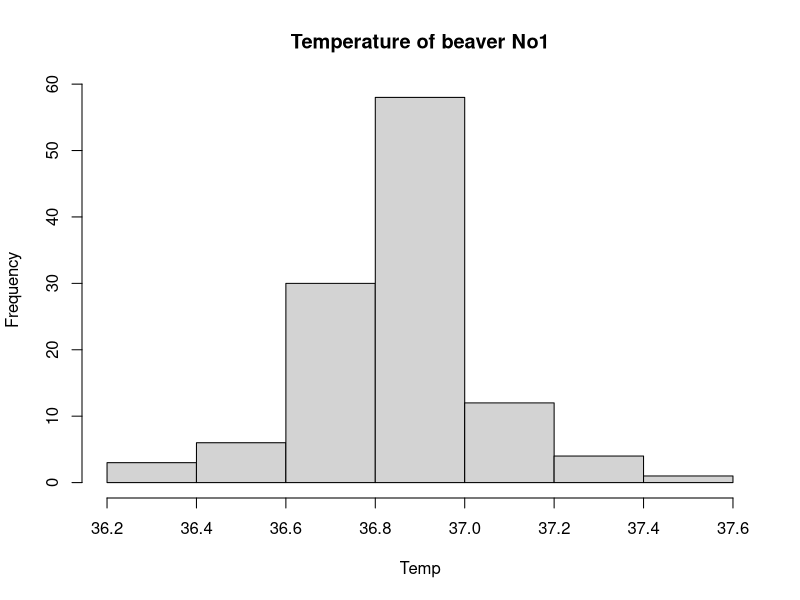
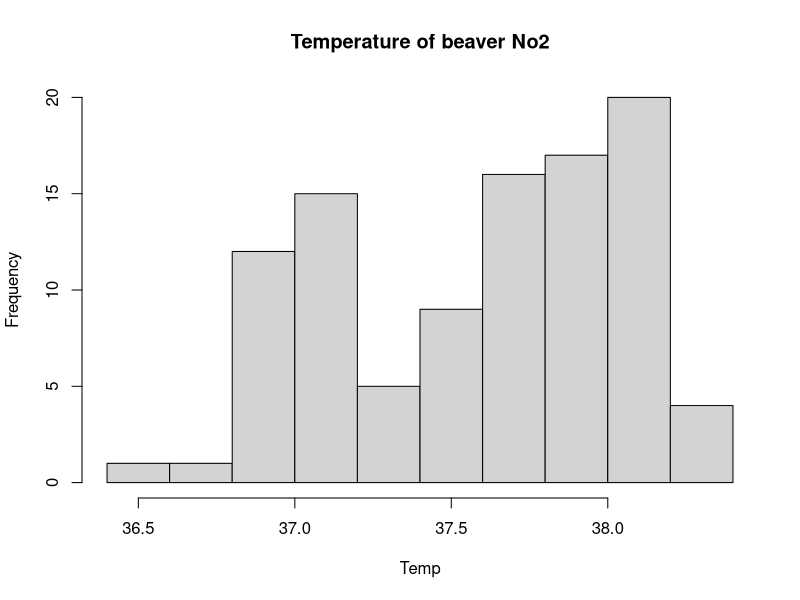
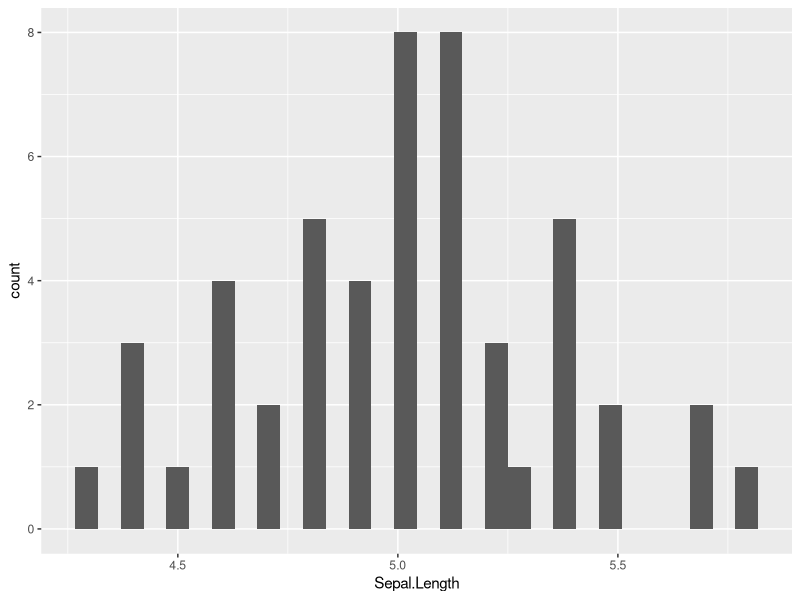
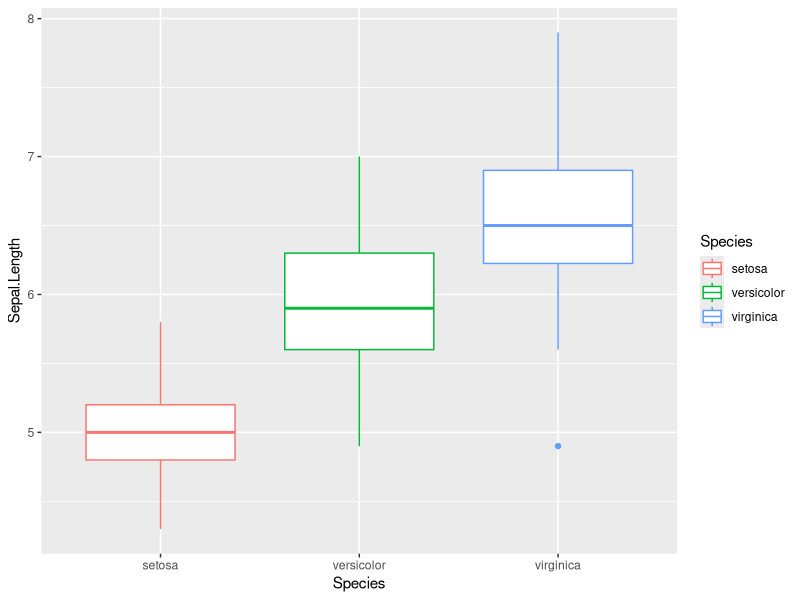
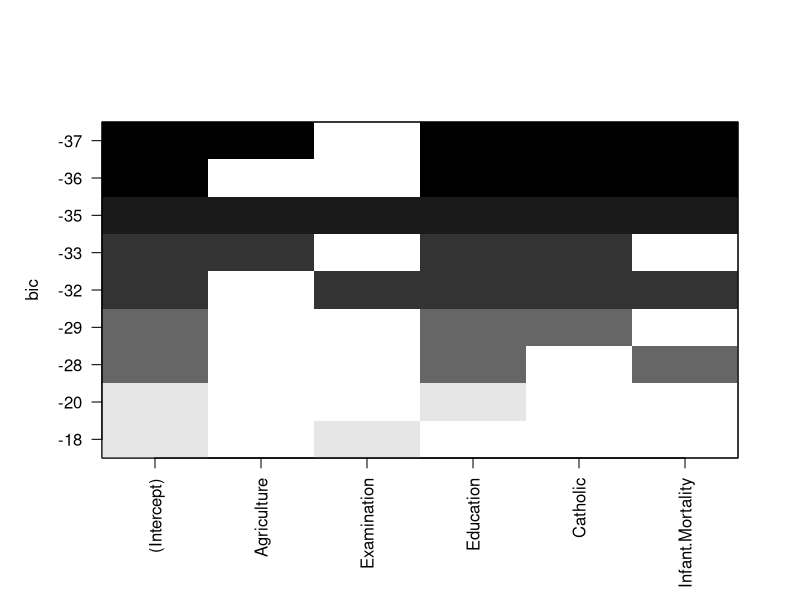
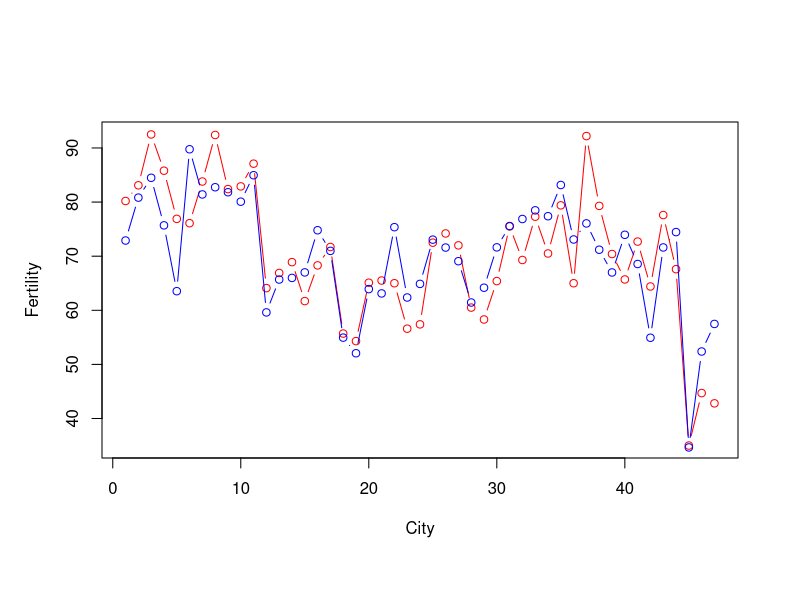

R code for these plots, in order:
#=========Analysis of Data Sets from Your Group======
#由于所研究方向为无人机设计，没有观测数据，故采用R语言自带数据集
#=====7.1======
library(MASS)
library(leaps)
library(tidyr)
library(ggplot2)
library(dplyr)
#beaver1 & beaver2是两只海狸每10分钟的体温数据
#使用直方图检查体温数据是否满足正态分布
hist(beaver1$temp,main="Temperature of beaver No1",xlab = "Temp")
hist(beaver2$temp,main="Temperature of beaver No2",xlab = "Temp")
t.test(beaver1$temp, beaver2$temp)

#=====7.2====
#iris是3种鸢尾花形态数据，包含数据列有
#Sepal萼片的长度和宽度
#Petal的长度集合宽度
iris_tb <- as_tibble(iris)
#检验是否符合正态分布情况
iris_tb %>% 
  filter(Species == "setosa") %>% 
  ggplot(aes(Sepal.Length))+
  geom_histogram()
#绘制萼片长度的箱型图
iris_tb %>% 
  ggplot(aes(Species, Sepal.Length,col = Species))+
  geom_boxplot()

#对三种鸢尾花的萼片长度进行One-way ANOVA
anova_one_way <- aov(Sepal.Length~Species, data = iris_tb)
summary(anova_one_way)

#=====7.3=====
#swiss瑞士生育率和社会经济指标
subset_result <- regsubsets(Fertility~ ., data=swiss, nbest= 2)
plot(subset_result, scale="bic")
summary(subset_result)
fit<-lm(Fertility~Agriculture+Education+Catholic+Infant.Mortality, data=swiss)
pre <- predict(fit,swiss)
#绘制预测值与实际值对比
##====实际值===
plot(swiss$Fertility,col = "red",xlab = "City",ylab = "Fertility")
lines(swiss$Fertility,col = "red",type ='c')
#====预测值===
points(pre, col = 'blue')
lines(pre, col = 'blue',type ='c')

#计算平均偏差
mean(swiss$Fertility - pre)
